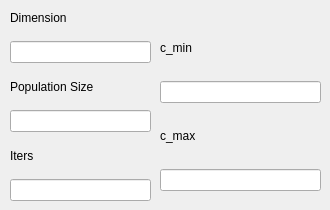
    <widget class="QWidget" name="GOA_2">
     <widget class="QWidget" name="verticalLayoutWidget_53">
      <property name="geometry">
       <rect>
        <x>10</x>
        <y>0</y>
        <width>141</width>
        <height>201</height>
       </rect>
      </property>
      <layout class="QVBoxLayout" name="verticalLayout_64">
       <item>
        <widget class="QLabel" name="label_194">
         <property name="text">
          <string>Dimension</string>
         </property>
        </widget>
       </item>
       <item>
        <widget class="QLineEdit" name="GOA_dim_2"/>
       </item>
       <item>
        <widget class="QLabel" name="label_195">
         <property name="text">
          <string>Population Size</string>
         </property>
        </widget>
       </item>
       <item>
        <widget class="QLineEdit" name="GOA_popSize_2"/>
       </item>
       <item>
        <widget class="QLabel" name="label_196">
         <property name="text">
          <string>Iters</string>
         </property>
        </widget>
       </item>
       <item>
        <widget class="QLineEdit" name="GOA_iters_2"/>
       </item>
      </layout>
     </widget>
     <widget class="QWidget" name="verticalLayoutWidget_52">
      <property name="geometry">
       <rect>
        <x>160</x>
        <y>20</y>
        <width>161</width>
        <height>171</height>
       </rect>
      </property>
      <layout class="QVBoxLayout" name="verticalLayout_63">
       <item>
        <widget class="QLabel" name="label_192">
         <property name="text">
          <string>c_min</string>
         </property>
        </widget>
       </item>
       <item>
        <widget class="QLineEdit" name="GOA_c_min_2"/>
       </item>
       <item>
        <widget class="QLabel" name="label_193">
         <property name="text">
          <string>c_max</string>
         </property>
        </widget>
       </item>
       <item>
        <widget class="QLineEdit" name="GOA_c_max_2"/>
       </item>
      </layout>
     </widget>
    </widget>
